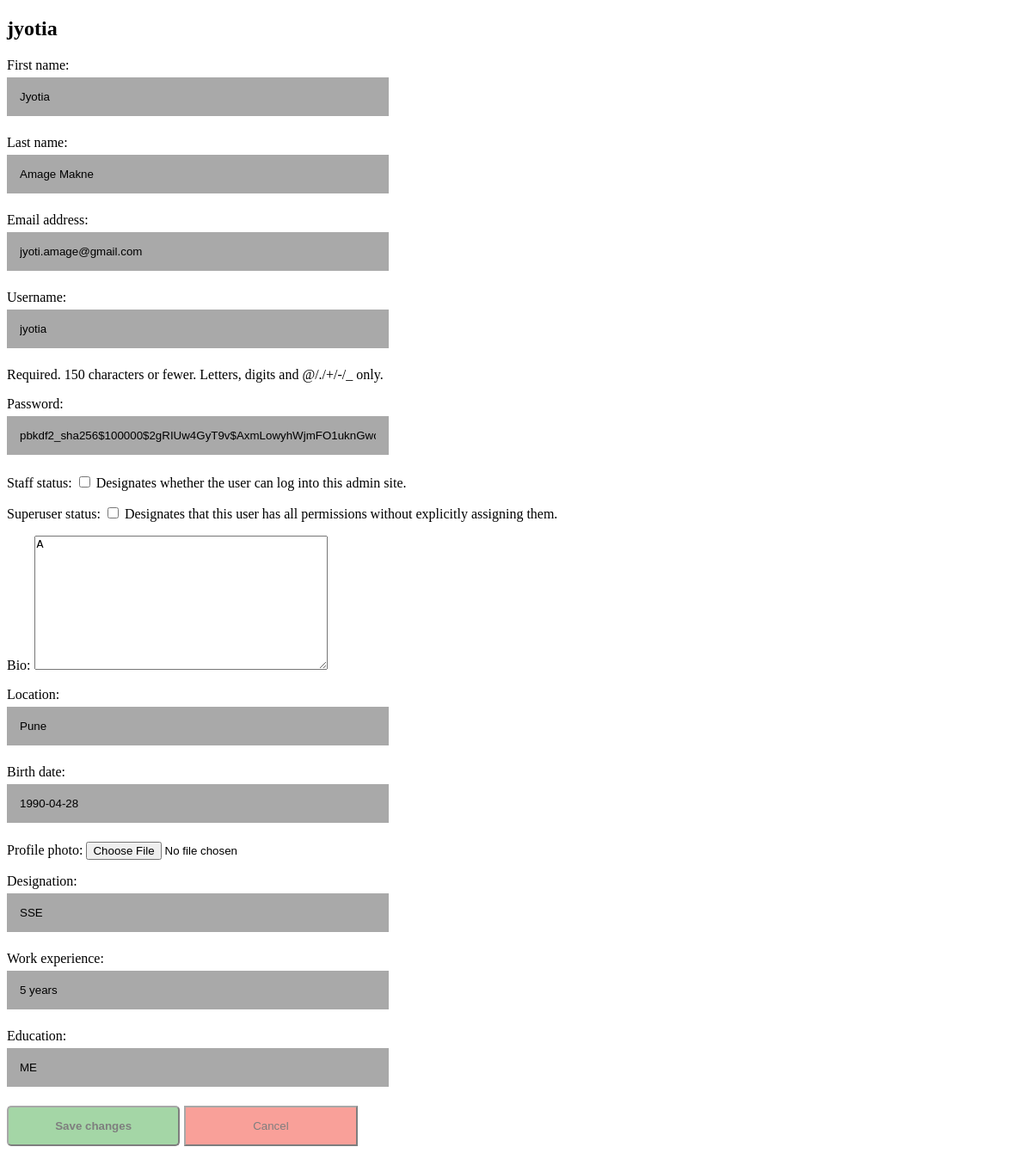
The app's page /user/edit_profile/admin (signed in), older data.
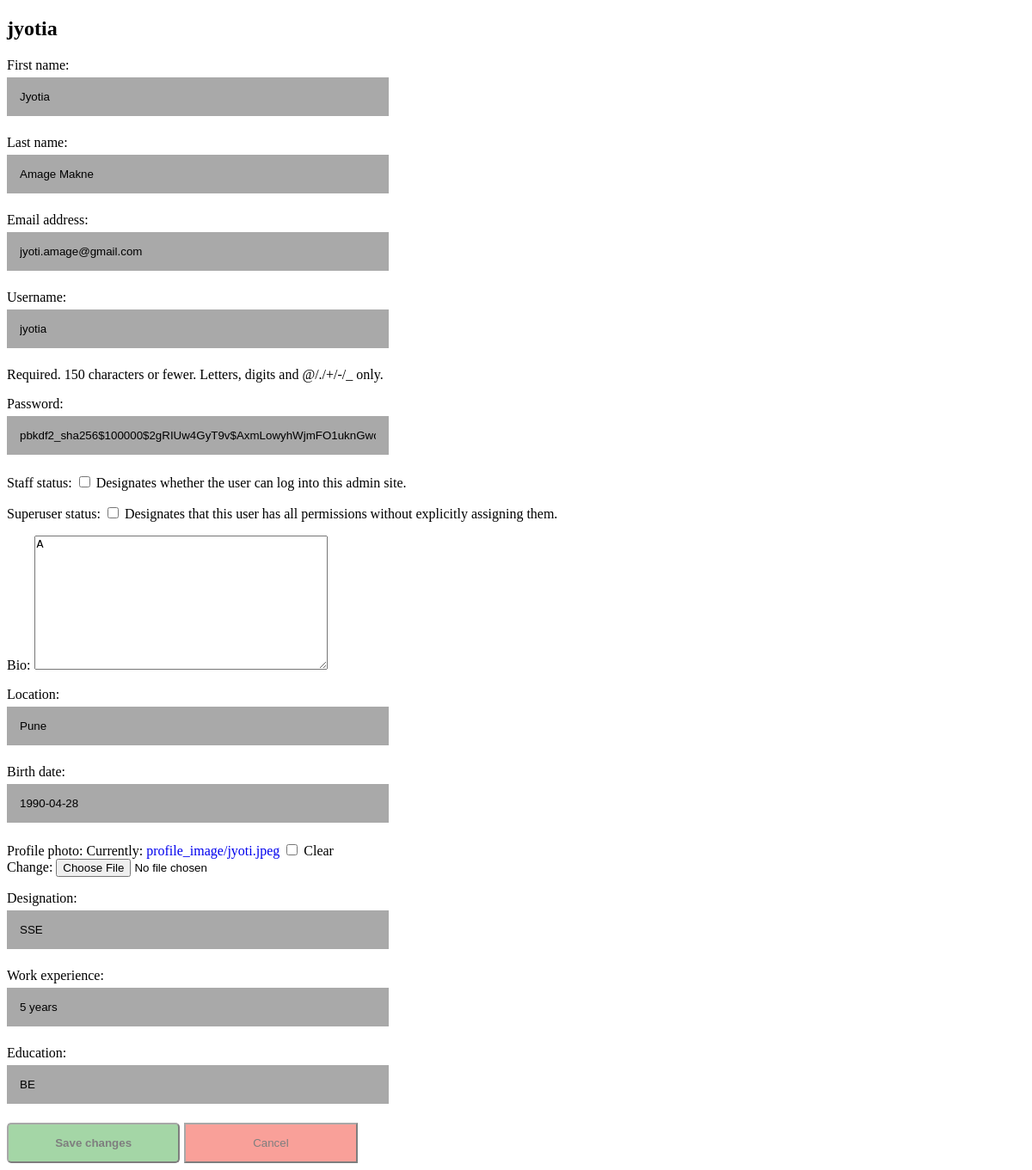
The same page, newer data.
### user_profiles/models.py (models this page shows)
class Profile(models.Model):
    user = models.OneToOneField(User, on_delete=models.CASCADE, related_name="profile")
    bio = models.TextField(max_length=500, blank=True)
    location = models.CharField(max_length=30, blank=True)
    birth_date = models.DateField(null=True, blank=True)
    profile_photo = models.ImageField(upload_to="profile_image", null=True, blank=True)
    designation = models.CharField(max_length=50, blank=True)
    work_experience = models.CharField(max_length=300, blank=True)
    education = models.CharField(max_length=300,blank=True, null=True)

### user_profiles/views.py (the view, shortened to what this page needs)
# urls.py: url(r'^edit_profile/(?P<username>[a-zA-Z0-9]+)$', views.update_profile, name='edit_profile'),
@login_required(login_url="/user/login")
def update_profile(request, username):
    if request.method == 'POST':
        user=User.objects.get(username=username)
        if "cancel" in request.POST:
            if user.is_staff or user.is_superuser:
                return HttpResponseRedirect("/user/"+user.username+"/home")
            return  HttpResponseRedirect("/user/user_profile/"+user.username)
        user_form = UserForm(request.POST, instance=user)
        profile_form = ProfileForm(request.POST,  request.FILES, instance=user.profile)
        if user_form.is_valid() and profile_form.is_valid():
            print("Inside form valid")
            user_form.save(commit=True)
            profile_form.save(commit=True)
            messages.success(request, 'Your profile was successfully updated!')
            return  HttpResponseRedirect("/user/user_profile/"+user.username)
        else:
            messages.error(request, 'Please correct the error below.')
    else:
        if "cancel" in request.GET and (request.user.is_superuser or request.user.is_staff):
            return  HttpResponseRedirect("/user/"+request.user.username+"/home")
        elif "cancel" in request.GET:
            return  HttpResponseRedirect("/user/user_profile/"+request.user.username)
        else:
            user_form = UserForm(instance=request.user)
            profile_form = ProfileForm(instance=request.user.profile)
            return render(request, 'profile.html', {
                'user_form': user_form,
                'profile_form': profile_form,
            })

### user_profiles/form.py
class UserForm(forms.ModelForm):
    class Meta:
        model = User
        fields = ('first_name', 'last_name', 'email','username', 'password','is_staff','is_superuser')
    widgets = {
            'password': forms.PasswordInput(attrs={'class': 'form-control', 'name': 'password'}),
            'first_name': forms.TextInput(attrs={'class': 'form-control', 'name': 'first_name', 'placeholder': 'First Name'}),
            'last_name': forms.TextInput(attrs={'class': 'form-control', 'name': 'last_name', 'placeholder': 'Last Name'}),
            'email': forms.TextInput(attrs={'class': 'form-control', 'name': 'email', 'placeholder': 'email'}),
        }

class ProfileForm(forms.ModelForm):
    class Meta:
        model = Profile
        fields = ('bio', 'location', 'birth_date', 'profile_photo', 'designation','work_experience', 'education')
    widgets = {
    		'profile_photo': forms.FileInput(attrs={'class':'form-control', 'name':'photo'})
        }

### user_profiles/templates/profile.html (shortened to what this page needs)
{% extends "base.html" %}
{% block content %}
<div class="profile_container" >
<form method="post" action="{% url 'user_profiles:edit_profile' user.username %}" enctype="multipart/form-data">
  <h2>{{user.username}}</h2>
  {{ user_form.as_p }}
  {{ profile_form.as_p }}
  <button type="submit" class="signupbtn">Save changes</button>
  <button type="submit" class="cancelbtn" name="cancel">Cancel</button>
</form>
</div>
{% endblock %}

### user_profiles/templates/base.html (shortened to what this page needs)
{% load static %}<!DOCTYPE html>
<html lang="en">
<head>
<link rel="stylesheet" type="text/css" href="{% static 'profiles/style.css' %}" />
</head>
<body>
{% block body %}
        <div>
          {% block content %}{% endblock %}
        </div>
{% endblock body %}
</body>
</html>

### user_profiles/static/profiles/style.css (style rules this page uses)
input[type=text], input[type=password], input[type=email] { width: 35%; padding: 15px; margin: 5px 0 22px 0; display: block; border: none; background: #A9A9A9; }
.cancelbtn { padding: 14px 20px; background-color: #f44336; width: 17%; margin-left: 5px; opacity: 0.5 }
.signupbtn { float: left; padding: 14px 20px; background-color:#4CAF50; width: 17%; opacity: 0.5; border-radius: 5px; font-weight: bold; }
a { text-decoration: none !important; }

Row changes from the older to the newer data that the page shows:
changed Profile "Pune": education "ME" → "BE"
Text that changed along with them:
form field as_p: (not shown) → "☐"
text no longer shown: "Bio: Location: Birth date: Profile photo: Designation: Work experience: Education:"
text now shown: "Bio: Location: Birth date: Profile photo: Currently: profile_image/jyoti.jpeg Clear Change: Designation: Work experience: Education:"
